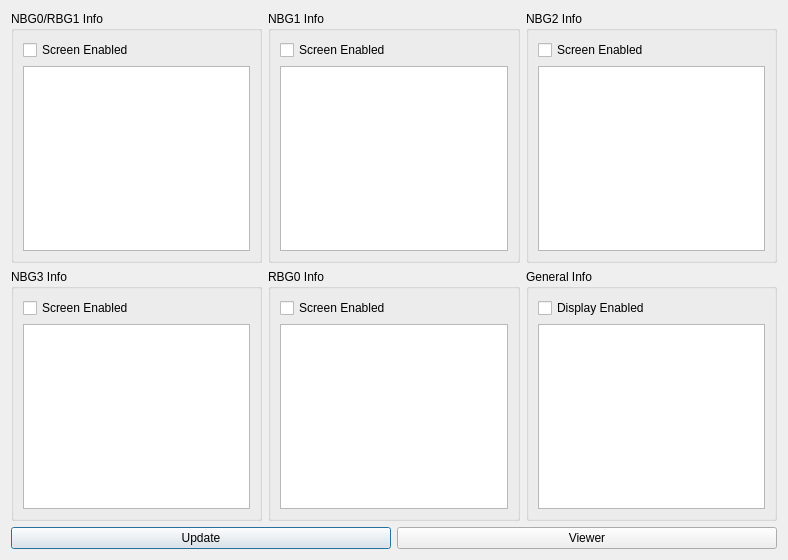
<?xml version="1.0" encoding="UTF-8"?>
<ui version="4.0">
 <class>UIDebugVDP2</class>
 <widget class="QDialog" name="UIDebugVDP2">
  <property name="geometry">
   <rect>
    <x>0</x>
    <y>0</y>
    <width>788</width>
    <height>560</height>
   </rect>
  </property>
  <property name="windowTitle">
   <string>Debug VDP2Viewer</string>
  </property>
  <layout class="QVBoxLayout" name="verticalLayout_7">
   <item>
    <layout class="QGridLayout" name="gridLayout">
     <item row="0" column="0">
      <widget class="QGroupBox" name="groupBox">
       <property name="title">
        <string>NBG0/RBG1 Info</string>
       </property>
       <layout class="QVBoxLayout" name="verticalLayout">
        <item>
         <widget class="QCheckBox" name="cbNBG0Enabled">
          <property name="text">
           <string>Screen Enabled</string>
          </property>
          <property name="checkable">
           <bool>true</bool>
          </property>
         </widget>
        </item>
        <item>
         <widget class="QPlainTextEdit" name="pteNBG0Info">
          <property name="readOnly">
           <bool>true</bool>
          </property>
         </widget>
        </item>
       </layout>
      </widget>
     </item>
     <item row="0" column="1">
      <widget class="QGroupBox" name="groupBox_2">
       <property name="title">
        <string>NBG1 Info</string>
       </property>
       <layout class="QVBoxLayout" name="verticalLayout_2">
        <item>
         <widget class="QCheckBox" name="cbNBG1Enabled">
          <property name="text">
           <string>Screen Enabled</string>
          </property>
          <property name="checkable">
           <bool>true</bool>
          </property>
         </widget>
        </item>
        <item>
         <widget class="QPlainTextEdit" name="pteNBG1Info">
          <property name="readOnly">
           <bool>true</bool>
          </property>
         </widget>
        </item>
       </layout>
      </widget>
     </item>
     <item row="0" column="2">
      <widget class="QGroupBox" name="groupBox_3">
       <property name="title">
        <string>NBG2 Info</string>
       </property>
       <layout class="QVBoxLayout" name="verticalLayout_3">
        <item>
         <widget class="QCheckBox" name="cbNBG2Enabled">
          <property name="text">
           <string>Screen Enabled</string>
          </property>
          <property name="checkable">
           <bool>true</bool>
          </property>
         </widget>
        </item>
        <item>
         <widget class="QPlainTextEdit" name="pteNBG2Info">
          <property name="readOnly">
           <bool>true</bool>
          </property>
         </widget>
        </item>
       </layout>
      </widget>
     </item>
     <item row="1" column="0">
      <widget class="QGroupBox" name="groupBox_4">
       <property name="title">
        <string>NBG3 Info</string>
       </property>
       <layout class="QVBoxLayout" name="verticalLayout_4">
        <item>
         <widget class="QCheckBox" name="cbNBG3Enabled">
          <property name="text">
           <string>Screen Enabled</string>
          </property>
          <property name="checkable">
           <bool>true</bool>
          </property>
         </widget>
        </item>
        <item>
         <widget class="QPlainTextEdit" name="pteNBG3Info">
          <property name="readOnly">
           <bool>true</bool>
          </property>
         </widget>
        </item>
       </layout>
      </widget>
     </item>
     <item row="1" column="1">
      <widget class="QGroupBox" name="groupBox_5">
       <property name="title">
        <string>RBG0 Info</string>
       </property>
       <layout class="QVBoxLayout" name="verticalLayout_5">
        <item>
         <widget class="QCheckBox" name="cbRBG0Enabled">
          <property name="text">
           <string>Screen Enabled</string>
          </property>
          <property name="checkable">
           <bool>true</bool>
          </property>
         </widget>
        </item>
        <item>
         <widget class="QPlainTextEdit" name="pteRBG0Info">
          <property name="readOnly">
           <bool>true</bool>
          </property>
         </widget>
        </item>
       </layout>
      </widget>
     </item>
     <item row="1" column="2">
      <widget class="QGroupBox" name="groupBox_6">
       <property name="title">
        <string>General Info</string>
       </property>
       <layout class="QVBoxLayout" name="verticalLayout_6">
        <item>
         <widget class="QCheckBox" name="cbDisplayEnabled">
          <property name="text">
           <string>Display Enabled</string>
          </property>
          <property name="checkable">
           <bool>true</bool>
          </property>
         </widget>
        </item>
        <item>
         <widget class="QPlainTextEdit" name="pteGeneralInfo">
          <property name="readOnly">
           <bool>true</bool>
          </property>
         </widget>
        </item>
       </layout>
      </widget>
     </item>
    </layout>
   </item>
   <item>
    <layout class="QHBoxLayout" name="horizontalLayout">
     <item>
      <widget class="QPushButton" name="pbUpdate">
       <property name="text">
        <string>Update</string>
       </property>
      </widget>
     </item>
     <item>
      <widget class="QPushButton" name="pbViewer">
       <property name="text">
        <string>Viewer</string>
       </property>
      </widget>
     </item>
    </layout>
   </item>
  </layout>
 </widget>
 <resources/>
 <connections/>
</ui>
